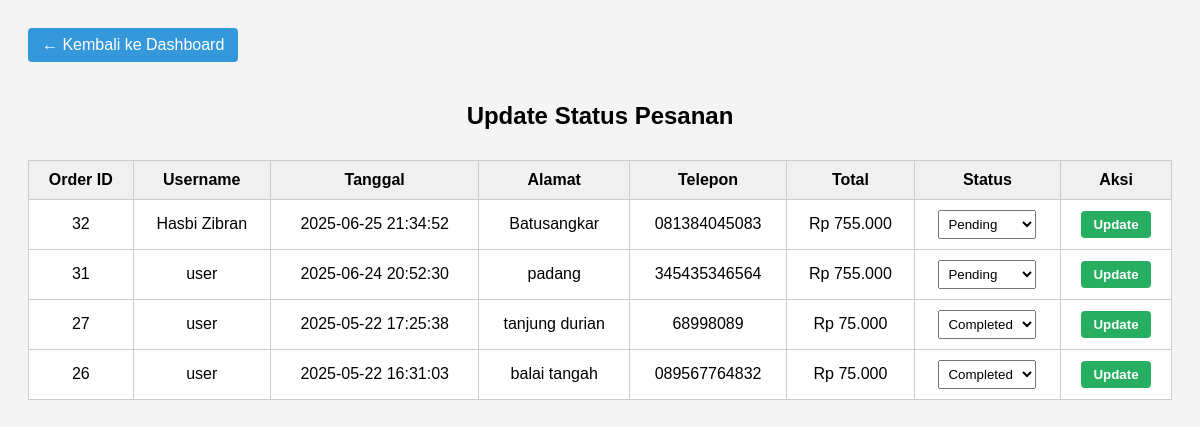
The app's page /admin/update.php (signed in) with its own data.
### tables this page shows
CREATE TABLE `orders` (
  `order_id` int(11) NOT NULL,
  `user_id` int(11) NOT NULL,
  `order_date` datetime DEFAULT current_timestamp(),
  `status` enum('pending','processing','shipped','completed','cancelled') DEFAULT 'pending',
  `total_amount` decimal(12,2) NOT NULL,
  `shipping_address` text NOT NULL,
  `phone` varchar(20) DEFAULT NULL,
  `created_at` timestamp NOT NULL DEFAULT current_timestamp(),
  `updated_at` timestamp NOT NULL DEFAULT current_timestamp() ON UPDATE current_timestamp()
);

CREATE TABLE `users` (
  `user_id` int(11) NOT NULL,
  `username` varchar(50) NOT NULL,
  `email` varchar(100) NOT NULL,
  `password` varchar(255) NOT NULL,
  `created_at` timestamp NOT NULL DEFAULT current_timestamp(),
  `role` enum('admin','user') NOT NULL DEFAULT current_timestamp()
);

### admin/update.php (the view, shortened to what this page needs)
<?php
require '../koneksi.php';
$sql = "
    SELECT o.order_id, u.username, o.order_date, o.status, o.total_amount, o.shipping_address, o.phone
    FROM orders o
    JOIN users u ON o.user_id = u.user_id
    ORDER BY o.order_date DESC
";
$result = $koneksi->query($sql);
?>
<!DOCTYPE html>
<html lang="id">
<head>
</head>
<body>
<a href="dashboard.php" class="back-link">← Kembali ke Dashboard</a>
<h2>Update Status Pesanan</h2>
<?php if ($result && $result->num_rows > 0): ?>
    <table>
        <thead>
            <tr>
                <th>Order ID</th>
                <th>Username</th>
                <th>Tanggal</th>
                <th>Alamat</th>
                <th>Telepon</th>
                <th>Total</th>
                <th>Status</th>
                <th>Aksi</th>
            </tr>
        </thead>
        <tbody>
            <?php while ($row = $result->fetch_assoc()): ?>
                <tr>
                    <td><?= htmlspecialchars($row['order_id']) ?></td>
                    <td><?= htmlspecialchars($row['username']) ?></td>
                    <td><?= htmlspecialchars($row['order_date']) ?></td>
                    <td><?= htmlspecialchars($row['shipping_address']) ?></td>
                    <td><?= htmlspecialchars($row['phone']) ?></td>
                    <td>Rp <?= number_format($row['total_amount'], 0, ',', '.') ?></td>
                    <td>
                        <form action="update_status_pesanan.php" method="POST">
                            <select name="status" required>
                                <option value="pending" <?= $row['status'] == 'pending' ? 'selected' : '' ?>>Pending</option>
                                <option value="completed" <?= $row['status'] == 'completed' ? 'selected' : '' ?>>Completed</option>
                            </select>
                    </td>
                    <td>
                            <button type="submit">Update</button>
                    </td>
                </tr>
            <?php endwhile; ?>
        </tbody>
    </table>
<?php else: ?>
    <p style="text-align:center;">Tidak ada pesanan ditemukan.</p>
<?php endif; ?>
</body>
</html>

### admin/update.php (style rules this page uses)
body { font-family: Arial, sans-serif; background: #f4f4f4; padding: 20px; }
h2 { text-align: center; margin-bottom: 30px; }
table { width: 100%; border-collapse: collapse; background-color: white; }
th, td { padding: 10px; border: 1px solid #ccc; text-align: center; }
th { background-color: #f0f0f0; }
form { margin: 0; }
select { padding: 5px; }
button[type=submit] { padding: 6px 12px; font-weight: bold; cursor: pointer; border-radius: 4px; background-color: #27ae60; color: white; border: none; }
.back-link { display: inline-block; margin-bottom: 20px; background: #3498db; color: white; padding: 8px 14px; text-decoration: none; border-radius: 4px; }

### records on screen
orders: order_id "32", user.username "Hasbi Zibran", order_date "2025-06-25 21:34:52", shipping_address "Batusangkar", phone "081384045083", total_amount "755.000", status "Pending"
orders: order_id "31", user.username "user", order_date "2025-06-24 20:52:30", shipping_address "padang", phone "345435346564", total_amount "755.000", status "Pending"
orders: order_id "27", user.username "user", order_date "2025-05-22 17:25:38", shipping_address "tanjung durian", phone "68998089", total_amount "75.000", status "Completed"
orders: order_id "26", user.username "user", order_date "2025-05-22 16:31:03", shipping_address "balai tangah", phone "089567764832", total_amount "75.000", status "Completed"
